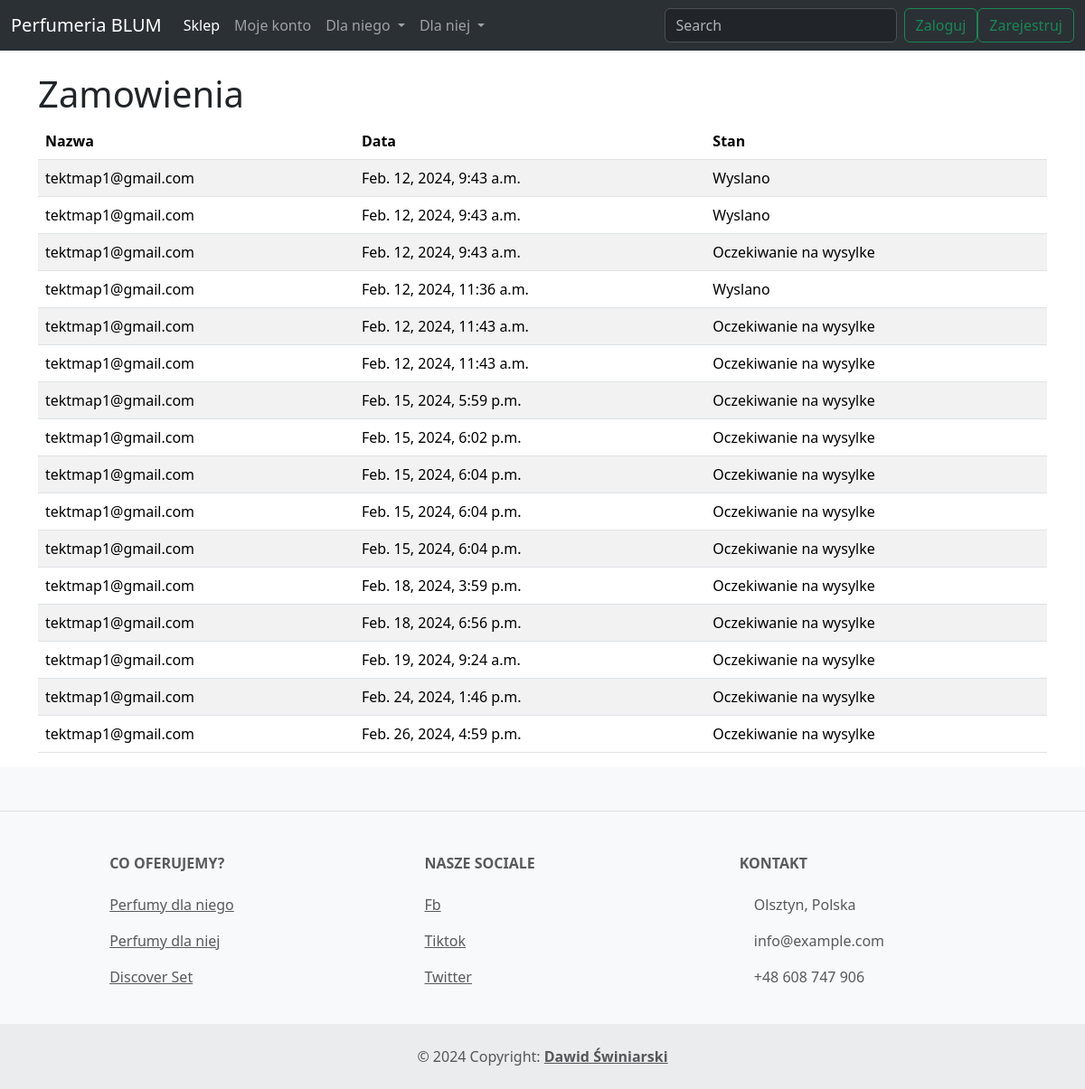
The app's page /my_orders/ (signed in), older data.
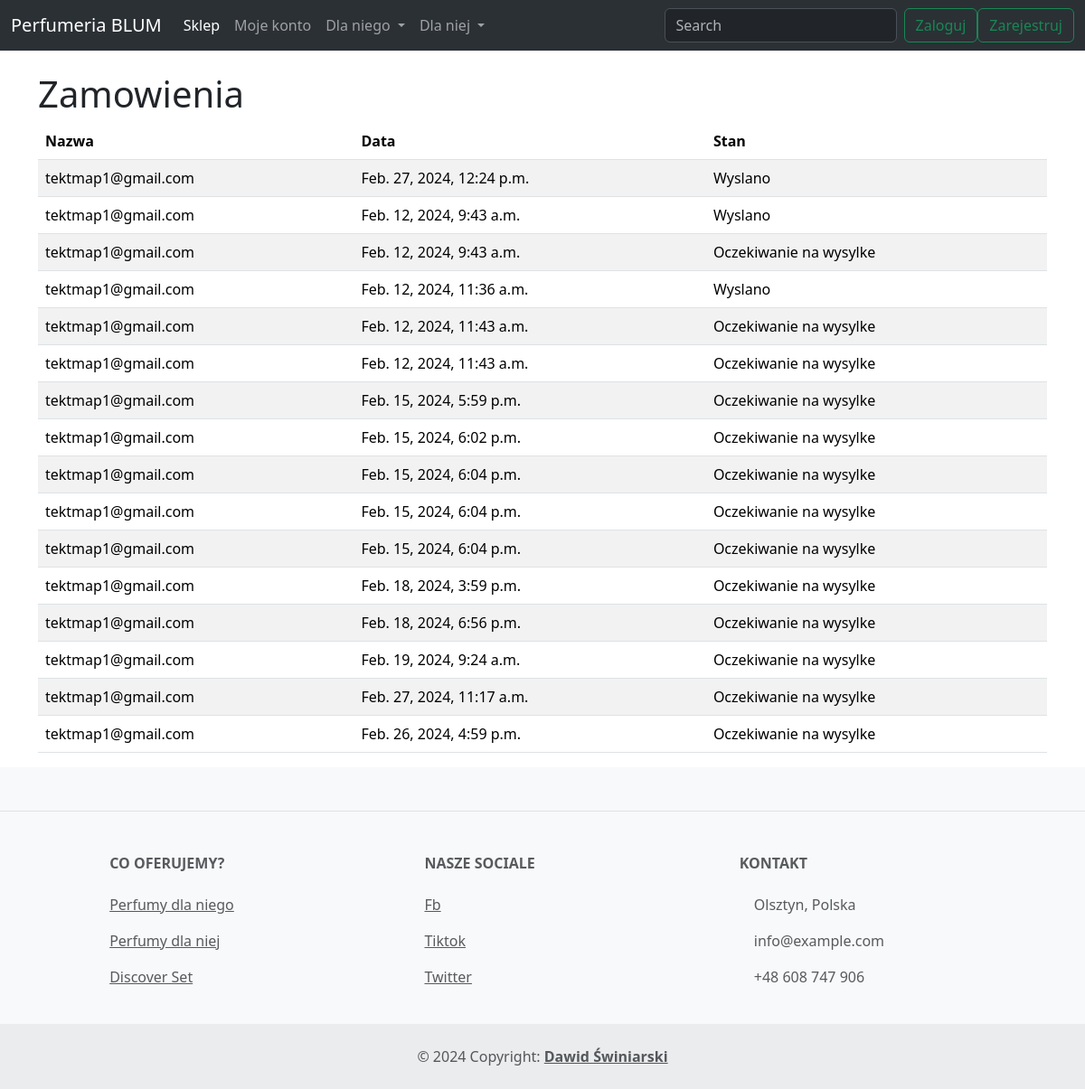
The same page, newer data.
### product/models.py (models this page shows, shortened)
class Card(models.Model):
    user = models.ForeignKey(to=User, on_delete=models.CASCADE, default="", blank=True)
    quantity = models.IntegerField(default=1, blank=True)
    price = models.IntegerField(default=0)
    street = models.CharField(max_length=100, default="", blank=True)
    city = models.CharField(max_length=100, default="", blank=True)
    postal_code = models.CharField(max_length=6, default="", blank=True)
    phone_number = models.CharField(max_length=9, default="", blank=True)
    email = models.EmailField(default="", blank=True)
    first_name = models.CharField(max_length=50, default="", blank=True)
    last_name = models.CharField(max_length=50, default="", blank=True)
    promo_code = models.CharField(max_length=10, default="", blank=True)
    is_order = models.BooleanField(default=False, blank=True)
    date = models.DateTimeField(default=django.utils.timezone.now, blank=True)
    is_shipped = models.BooleanField(default=False)
    is_delivered = models.BooleanField(default=False)

### users/models.py (models this page shows)
class User(AbstractUser):
    address = models.CharField(max_length=50,default="")
    phone_number = models.IntegerField(default=0)
    USERNAME_FIELD = 'email'
    email = models.EmailField( unique=True)  # changes email to unique and blank to false
    REQUIRED_FIELDS = []  # removes email from REQUIRED_FIELDS

### product/views.py (the view)
# urls.py: path('my_orders/',UserOrders.as_view(),name='my_orders'),
class UserOrders(View):
    def get(self, request):
        orders = Card.objects.filter(user=request.user)
        context = {
            'orders': orders
        }
        return render(request, 'product/user_orderview.html', context=context)

### templates/product/user_orderview.html (shortened to what this page needs)
{% extends 'base.html' %}
{% block content %}
    <div class="container">
         <h1 class="mt-4">Zamowienia</h1>
            <div class="row">
                <div class="col-md-12">
                    <table class="table table-striped">
                        <thead>
                            <tr>
                                <th scope="col">Nazwa</th>
                                <th scope="col">Data</th>
                                <th scope="col">Stan</th>
                            </tr>
                        </thead>
                        <tbody>
                            {% for order in orders %}
                                <tr>
                                    <td>{{ order.user.email }}</td>
                                    <td>{{ order.date }}</td>
                                    {% if order.is_shipped %}
                                        <td>Wyslano</td>
                                    {% else %}
                                        <td>Oczekiwanie na wysylke</td>
                                    {% endif %}
                                </tr>
                            {% endfor %}
                        </tbody>
                    </table>
                </div>
        </div>
     </div>
{% endblock %}

Row changes from the older to the newer data that the page shows:
changed Card: date "Feb. 12, 2024, 9:43 a.m." → "Feb. 27, 2024, 12:24 p.m."
changed Card: date "Feb. 24, 2024, 1:46 p.m." → "Feb. 27, 2024, 11:17 a.m."
